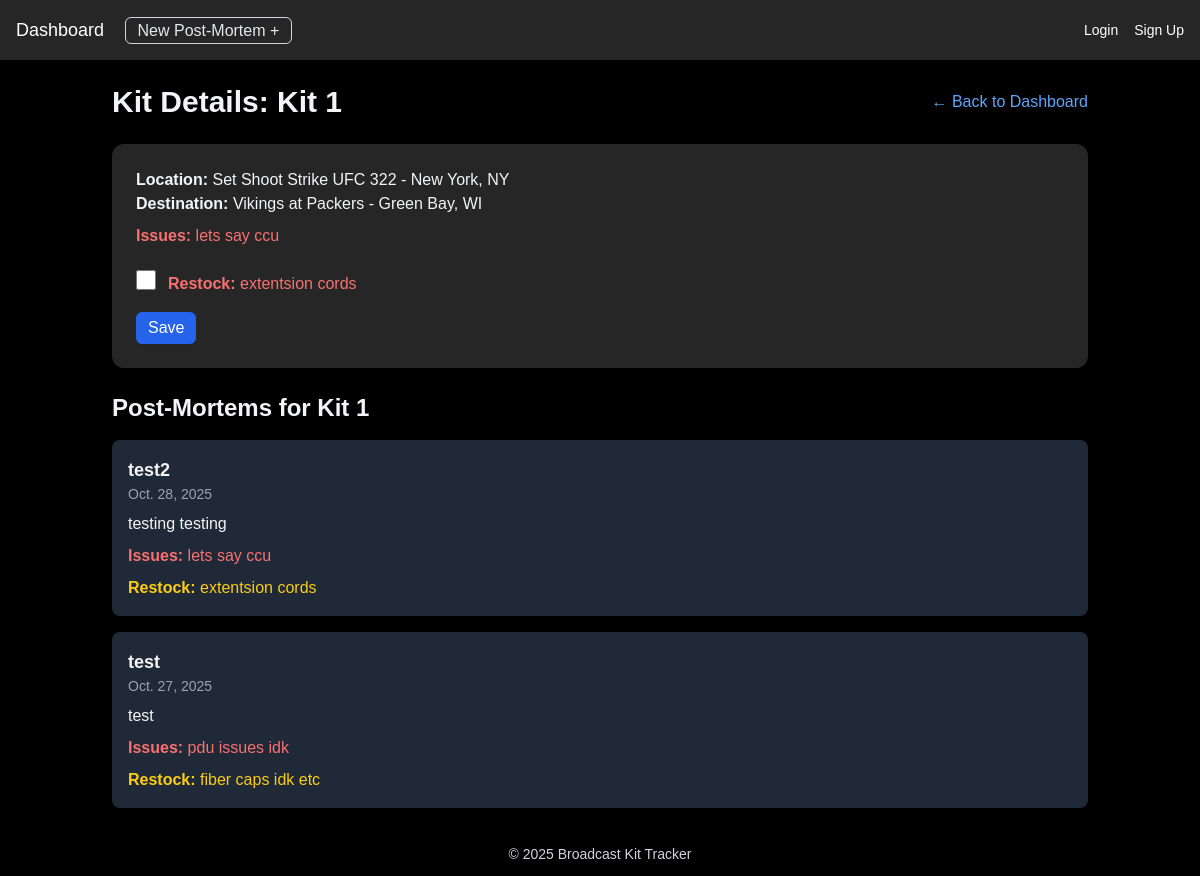
/kit/1/, run on the app's committed database.
### core/models.py (models this page shows, shortened)
class Kit(models.Model):
    name = models.CharField(max_length=120)
    current_location = models.CharField(max_length=100, blank=True, default="")
    destination_location = models.CharField(max_length=100, blank=True, default="")
    issues = models.TextField(blank=True, null=True)
    needs_restock = models.BooleanField(default=False)
    updated_at = models.DateTimeField(auto_now=True)

class PostMortem(models.Model):
    kit = models.ForeignKey(Kit, on_delete=models.CASCADE)
    name = models.CharField(max_length=120, blank=True, null=True)
    event_name = models.CharField(max_length=120)
    event_date = models.DateField()
    summary = models.TextField()
    issues = models.TextField(blank=True, null=True)
    restock = models.TextField(blank=True, null=True)
    created_at = models.DateTimeField(auto_now_add=True)

### core/views.py (the view)
# urls.py: path('kit/<int:kit_id>/', views.view_kit, name='view_kit'),
def view_kit(request, kit_id):
    kit = get_object_or_404(Kit, id=kit_id)
    postmortems = kit.postmortem_set.all().order_by('-event_date')
    latest_pm = postmortems.first()
    return render(request, 'core/view_kit.html', {
        'kit': kit,
        'postmortems': postmortems,
        'latest_pm': latest_pm
    })

### core/context_processors.py (called while the page is built)
def theme_context(request):
    return {'theme': request.session.get('theme', 'light')}

### core/templates/core/view_kit.html (shortened to what this page needs)
{% extends 'core/base.html' %}
{% block content %}
<div class="flex justify-between items-center mb-6">
  <h1 class="text-3xl font-bold text-gray-100">Kit Details: {{ kit.name }}</h1>
  <a href="{% url 'dashboard' %}" class="text-blue-400 hover:underline">← Back to Dashboard</a>
</div>
<div class="bg-neutral-800 p-6 rounded-xl shadow-md mb-6 text-gray-100">
  <p><strong>Location:</strong> {{ kit.current_location|default:"Not specified" }}</p>
  <p><strong>Destination:</strong> {{ kit.destination_location|default:"Not specified" }}</p>
  {% if kit.issues %}
    <p class="text-red-400 mt-2"><strong>Issues:</strong> <span class="text-red-400">{{ kit.issues }}</span></p>
  {% else %}
    <p class="text-green-400 font-semibold mt-2">No issues reported</p>
  {% endif %}
  <form action="{% url 'save_restock_status' kit.id %}" method="post" class="mt-4">
    <div class="flex items-center gap-3">
      <input
        type="checkbox"
        name="needs_restock"
        id="needs_restock"
        class="w-5 h-5 accent-green-500 cursor-pointer"
      >
      {% if kit.needs_restock %}
        <p class="text-red-400 mt-2"><strong>Restock:</strong> {{latest_pm.restock }}</p>
      {% else %}
        <label for="needs_restock" class="font-medium text-green-400">Fully stocked</label>
      {% endif %}
    </div>
    <button type="submit"
            class="mt-4 bg-blue-600 hover:bg-blue-700 text-white font-medium px-3 py-1 rounded-md shadow-sm transition">
      Save
    </button>
  </form>
</div>
<h2 class="text-2xl font-semibold mb-4 text-gray-100">Post-Mortems for {{ kit.name }}</h2>
{% if postmortems %}
  <div class="space-y-4">
    {% for pm in postmortems %}
      <div class="bg-gray-800 p-4 rounded-lg shadow text-gray-100">
        <h3 class="text-lg font-semibold">{{ pm.event_name }}</h3>
        <p class="text-sm text-gray-400">{{ pm.event_date }}</p>
        <p class="mt-2">{{ pm.summary }}</p>
        {% if pm.issues %}
          <p class="text-red-400 mt-2"><strong>Issues:</strong> {{ pm.issues }}</p>
        {% else %}
          <p class="text-green-400 font-semibold mt-2">No issues reported</p>
        {% endif %}
        {% if pm.restock %}
          <p class="text-yellow-400 mt-2"><strong>Restock:</strong> {{ pm.restock }}</p>
        {% endif %}
      </div>
    {% endfor %}
  </div>
{% else %}
  <p class="text-gray-400 italic">No post-mortems have been logged for this kit yet.</p>
{% endif %}
{% endblock %}

### static/styles.css (style rules this page uses)
body { font-family: Stolzl, sans-serif; transition: background-color 0.3s, color 0.3s; margin: 0; padding: 0; }

### data on the page
Kit: name "Kit 1", current_location "Set Shoot Strike UFC 322 - New York, NY", destination_location "Vikings at Packers - Green Bay, WI", issues "lets say ccu"
PostMortem: restock "extentsion cords", event_name "test2", event_date "Oct. 28, 2025", summary "testing testing", issues "lets say ccu"
PostMortem: event_name "test", event_date "Oct. 27, 2025", summary "test", issues "pdu issues idk", restock "fiber caps idk etc"
